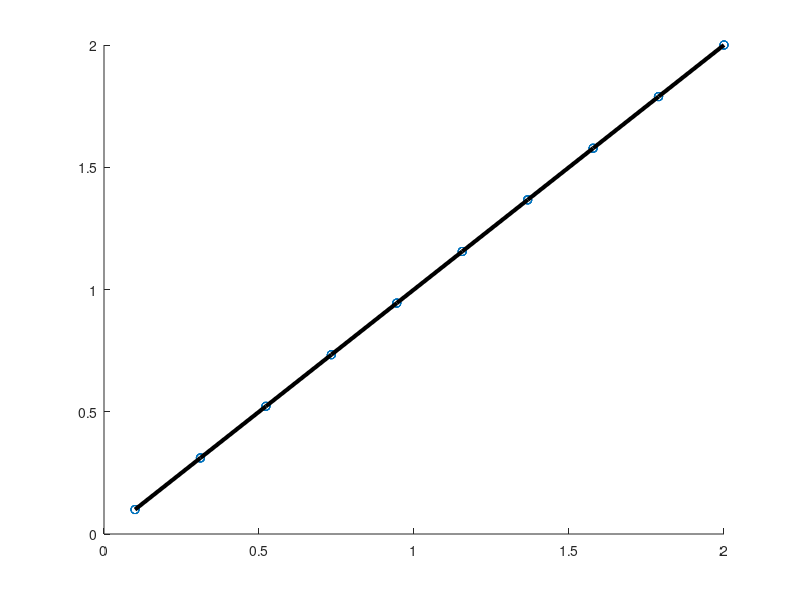

The MATLAB source for this figure:

numKappa = 10;
kappaSet = linspace(.1,2,numKappa)


numSamples = 5;
kappaMat = repmat(kappaSet, numSamples, 1);

kappaSetVec = reshape(kappaMat,1,numKappa*numSamples)


hold on;

scatter(kappaSetVec,kappaSetVec,'r.')

plotProp = plot(kappaSet, kappaSet,'k');

set(plotProp,'Linewidth',3)